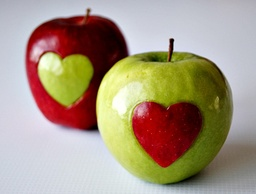
#> input picture dataset/ImgSegTrab/2or4objects.jpg, 256 x 194 px, shrunk from 700 x 531 before the run, found by its file name
$ python Kmeans3D_example.py
#> lines starting #> are read from the running program, lines starting #| are printed output that depends on the picture; after the words box and inside, x2 and y2 are one past the last pixel; in counts of white or black regions, pixels touching at a corner belong together
import numpy as np
import cv2
import sys
from random import randint as randi
from tqdm import tqdm
from math import sqrt
import matplotlib.pyplot as plt
from mpl_toolkits.mplot3d import Axes3D
import pickle

def bgr2hex(bgr):
   return "#%02x%02x%02x" % (int(bgr[2]), int(bgr[1]), int(bgr[0]))

def ScatterPlot(img, centroids, clutserLabels, plotNameOut="scatterPlot.png"):
    fig = plt.figure()
    ax = Axes3D(fig)
    for x in range(img.shape[0]):
        for y in range(img.shape[1]):
            ax.scatter(img[x, y, 2], img[x, y, 1], img[x, y, 0], color = bgr2hex(centroids[clutserLabels[x, y]]))
    plt.show()
    plt.savefig(plotNameOut)

def ShowCluster(img, centroids, clusterLabels, imgNameOut="out.png"):
   result = np.zeros((img.shape), dtype=np.uint8)
   for i in range(img.shape[0]):
       for j in range(img.shape[1]):
           bgr = centroids[clusterLabels[i, j]]
           result[i, j, 0] = np.uint8(bgr[0])
           result[i, j, 1] = np.uint8(bgr[1])
           result[i, j, 2] = np.uint8(bgr[2])
   cv2.imwrite(imgNameOut, result)
   #some problem - it's not necessary
   #TODO
   ScatterPlot(img, centroids, clusterLabels, plotNameOut="scatterPlot.png")
   cv2.imshow("K-Mean Cluster", result)
   cv2.waitKey(0)

def GetEuclideanDistance(Cbgr, Ibgr):
   b = float(Cbgr[0]) - float(Ibgr[0])
   g = float(Cbgr[1]) - float(Ibgr[1])
   r = float(Cbgr[2]) - float(Ibgr[2])
   return sqrt(b*b + g*g + r*r)

def KMeans3D(img, k=2, max_iterations=100, imgNameOut="out.png"):
   '''
   KMeans algorithm base to 3D data image (RGB)
   input:
      img: image open using a library like OpenCV
      k: number of segments
      max_iterations: number max of interations to segment image
   '''
   Clusters = k
   # create the centroids of algorithm - each k is there is a center called "centroid"
   centroids = np.zeros((k, 3), dtype=np.float64)  #for 5D, create a matrix of zeros with (k, 5)
   for i in range(Clusters):
      #start get the initial point of segmentation in X and Y coordinates
      x = randi(0, img.shape[0]-1)
      y = randi(0, img.shape[1]-1)
      #get the RGB (BGR) from img and divide in different matrix
      b = float(img[x, y, 0])
      g = float(img[x, y, 1])
      r = float(img[x, y, 2])

      centroids[i, 0] = b
      centroids[i, 1] = g
      centroids[i, 2] = r
      #centroids[i, 3] = x
      #centroids[i, 4] = y
      #in 5D add too x and y in centroids


   print("Centroids:\n", centroids)
   ClusterLabels = np.zeros((img.shape[0], img.shape[1]), dtype=np.uint8)
   for i in range(max_iterations):
       for x in range(img.shape[0]):
           for y in range(img.shape[1]):
               MinDist = sys.float_info.max
               for c in range(Clusters):
                   dist = GetEuclideanDistance(centroids[c], img[x, y])
                   if dist <= MinDist:
                       MinDist = dist
                       ClusterLabels[x, y] = c

       # update Mean of the clusters
       MeanCluster = np.zeros((Clusters, 4), dtype=np.float64)
       for x in range(img.shape[0]):
           for y in range(img.shape[1]):
               clusterNumber = ClusterLabels[x, y]
               MeanCluster[clusterNumber, 0] += 1
               MeanCluster[clusterNumber, 1] += float(img[x, y, 0])
               MeanCluster[clusterNumber, 2] += float(img[x, y, 1])
               MeanCluster[clusterNumber, 3] += float(img[x, y, 2])
               #in 5D add too float(x) and float(y) in centroids

       copy = np.copy(centroids)
       for c in range(Clusters):
           # print("MeanCluster["+ str(c) +", 0]:", MeanCluster[c, 0])
           centroids[c, 0] = MeanCluster[c, 1] / MeanCluster[c, 0]
           centroids[c, 1] = MeanCluster[c, 2] / MeanCluster[c, 0]
           centroids[c, 2] = MeanCluster[c, 3] / MeanCluster[c, 0]
           #in 5D add too x (4) and y (5) in centroids

       Same = True
       for i in range(centroids.shape[0]):
           for j in range(centroids.shape[1]):
               if copy[i, j] != centroids[i, j]:
                   Same = False
                   break
           if not Same:
               break
       if Same:
           break
   ShowCluster(img, centroids, ClusterLabels, imgNameOut)

ImageNames = ["2apples.jpg", "2or4objects.jpg", "colors.jpg"]
No = 1
Image = cv2.imread(ImageNames[No])
#> Image is the input picture: shape (194, 256, 3); mean B, G, R 129.9, 150.7, 166.7
Image = cv2.resize(Image, None, fx=0.25, fy=0.25)
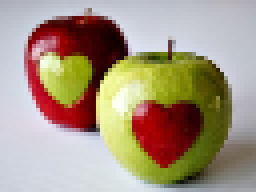
#> Image: shape (48, 64, 3) (shown 4 times larger); mean B, G, R 129.3, 150.4, 166.6
print("Image Size:", Image.shape)
#| Image Size: (48, 64, 3)


KMeans3D(Image, k=2, max_iterations=10, imgNameOut="img_out.png")
#> the loop in KMeans3D, `for i in range(Clusters):` made 2 passes
#> (b, g, r) on passes 1 to 2: (3, 77, 81), (210, 199, 195)
#> after the loop in KMeans3D, `for i in range(Clusters):`: centroids = [[3, 77, 81], [210, 199, 195]]
#| Centroids:
#|  [[  3.  77.  81.]
#|  [210. 199. 195.]]
#> the loop in KMeans3D, `for i in range(max_iterations):` made 4 passes
#> after the loop in KMeans3D, `for i in range(max_iterations):`:
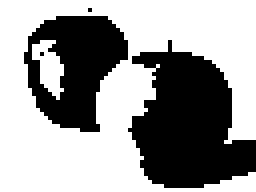
#> ClusterLabels: shape (48, 64) (shown 4 times larger); values 0 (black) and 1 (white), 60.4% white; 4 black regions (2 under 20 px), largest, box (x1, y1, x2, y2) and area: (32, 10, 64, 47) 756, (6, 4, 32, 33) 459
#> after the loop in ShowCluster, `for i in range(img.shape[0]):`:
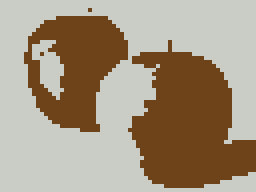
#> result: shape (48, 64, 3) (shown 4 times larger); mean of channels 0, 1, 2 128.9, 150.3, 165.9; drawn as B, G, R
